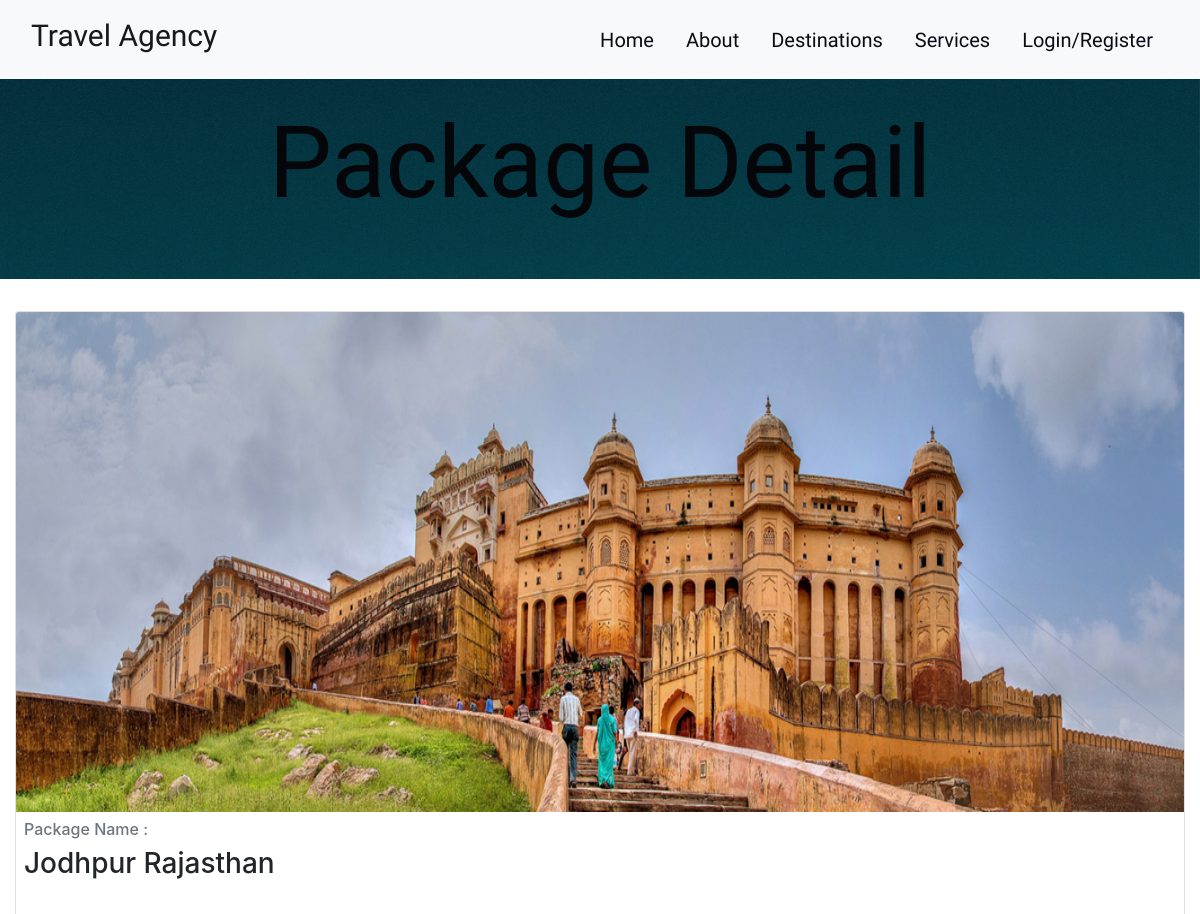
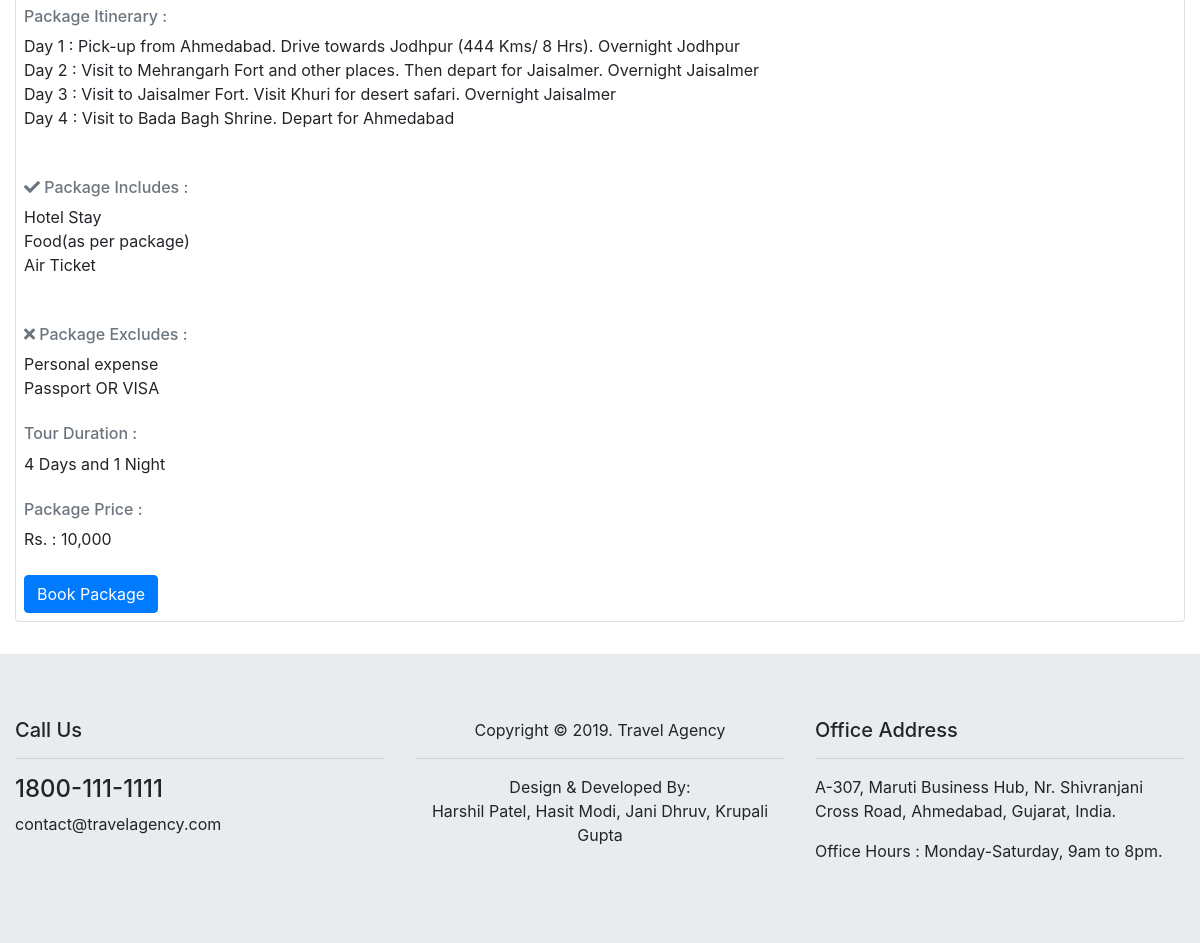
Screenshot of /packagedetail.php?pkgid=8 with the database file from the repository (2 pictures, top to bottom).
### tables this page shows
CREATE TABLE `packages` (
  `id` int(20) NOT NULL,
  `dest_ID` int(20) NOT NULL,
  `pkg_name` varchar(255) NOT NULL,
  `pkg_thumbnail` mediumtext NOT NULL,
  `tour_duration` mediumtext NOT NULL,
  `tour_price` mediumtext NOT NULL,
  `pkg_itnry` longtext NOT NULL,
  `pkg_include` longtext NOT NULL,
  `pkg_exclude` longtext NOT NULL
);

### packagedetail.php (the view, shortened to what this page needs)
<?php include_once "./admin/includes/dbconnect.php" ?>
<?php
    $result = mysqli_query($dbConnect, "SELECT * FROM packages WHERE id='" .$_GET["pkgid"]. "' ");
?>
<!DOCTYPE html>
<html lang="en">
<head>
  <link rel="stylesheet" href="styles/style.css">
  <link rel="stylesheet" href="styles/animate.css">
  <link rel="stylesheet" href="styles/bootstrap.css">
  <link rel="stylesheet" href="styles/aos.css">
  <link rel="stylesheet" href="https://use.fontawesome.com/releases/v5.6.3/css/all.css">
</head>
<body>
<?php include_once "includes/navigation-bar.php"; ?>
<div id="destination-image">
  <div class="overlay"></div>
  <div class="text-center text-align-middle">
    <h1 data-aos="fade-down" data-aos-duration="1500">Package Detail</h1>
  </div>
</div>
<div class="container-fluid">
    <div class="row my-3">
        <?php
            while($data=mysqli_fetch_array($result)){
        ?>
            <div class="col my-3">
                <div class="card">
                <?php echo "<img class='card-img-top' src='./admin/dashboard/pkgImage/".$data['pkg_thumbnail']."' width='294' height='500' alt='Destination Image'>"; ?>
                    <h6 class="text-muted my-2 mx-2">Package Name :</h6>
                    <h3 class="mx-2"><?php echo nl2br($data['pkg_name']);?></h3><br>
                    <h6 class="text-muted my-2 mx-2">Package Itinerary :</h6>
                    <p class="mx-2"><?php echo nl2br($data['pkg_itnry']);?></p><br>
                    <h6 class="text-muted my-2 mx-2"><i class="fa fa-check" aria-hidden="true"></i> Package Includes :</h6>
                    <p class="mx-2"><?php echo nl2br($data['pkg_include']); ?></p><br>
                    <h6 class="text-muted my-2 mx-2"><i class="fa fa-times" aria-hidden="true"></i> Package Excludes :</h6>
                    <p class="mx-2"><?php echo nl2br($data['pkg_exclude']);?></p>
                    <h6 class="text-muted my-2 mx-2"> Tour Duration :</h6>
                    <p class="mx-2"><?php echo nl2br($data['tour_duration']);?></p>
                    <h6 class="text-muted my-2 mx-2"> Package Price :</h6>
                    <p class="mx-2"><?php echo nl2br($data['tour_price']);?></p>
                    <form action="" method="post">
                        <button type="submit" id="bookbtn" name="bookbtn" class="btn btn-primary my-2 mx-2">Book Package</button>
                    </form>
                </div>
            </div>
        <?php
            }
        ?>
    </div>
</div>
<?php include_once "includes/footer.php"; ?>
</body>
</html>

### styles/style.css (style rules this page uses)
* { padding: 0%; margin: 0%; }
body { padding: 0%; margin: 0%; }
.overlay { position: absolute; width: 100%; height: 100%; z-index: 2; background-color: #080d15; opacity: .7; }
#destination-image { background-image: url(../images/sky.jpg); background-repeat: no-repeat; background-size: cover; background-position: center; background-attachment: fixed; height: 200px; width: 100% auto; object-fit: cover; }
#destination-image .overlay { height: 200px; opacity: .5; }
#destination-image .text-align-middle { padding-top: 2%; position: relative; }
#destination-image h1 { color: rgb(0, 0, 0); font-size: 100px; font-weight: 500; font-family: 'ZCOOL XiaoWei', serif; }

### rows the page displays
packages: pkg_thumbnail (picture), pkg_name "Jodhpur Rajasthan", pkg_itnry "Day 1 : Pick-up from Ahmedabad. Drive towards Jodhpur (444 Kms/ 8 Hrs). Overnight Jodhpur Day 2 : Visit to Mehrangarh Fort and other places. Then depart for Jaisalmer. Overnight Jaisalmer Day 3 : Visit to Jaisalmer Fort. Visit Khuri for desert safari. Overnight Jaisalmer Day 4 : Visit to Bada Bagh Shrine. Depart for Ahmedabad", pkg_include "Hotel Stay Food(as per package) Air Ticket", pkg_exclude "Personal expense Passport OR VISA", tour_duration "4 Days and 1 Night", tour_price "Rs. : 10,000"

### other values shown
$logo "Travel Agency"
